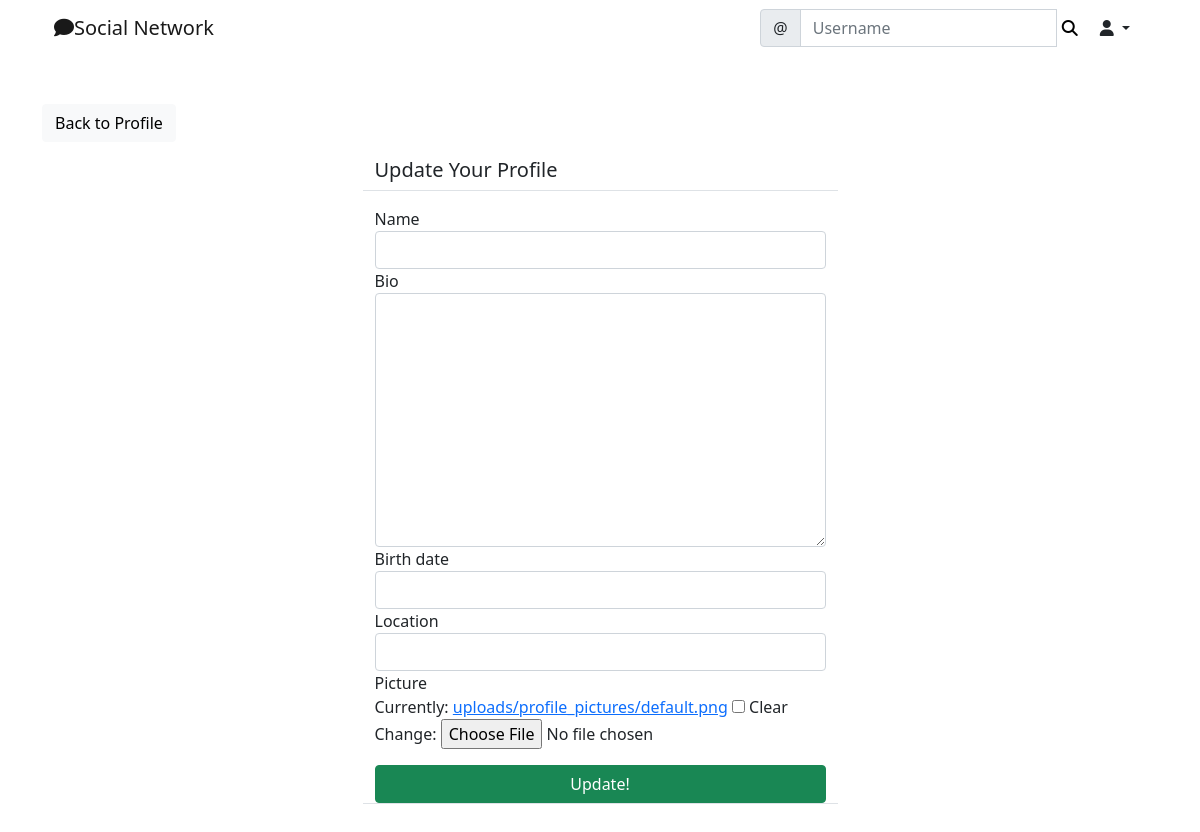
The app's page /social/profile/edit/3/ (signed in), older data.
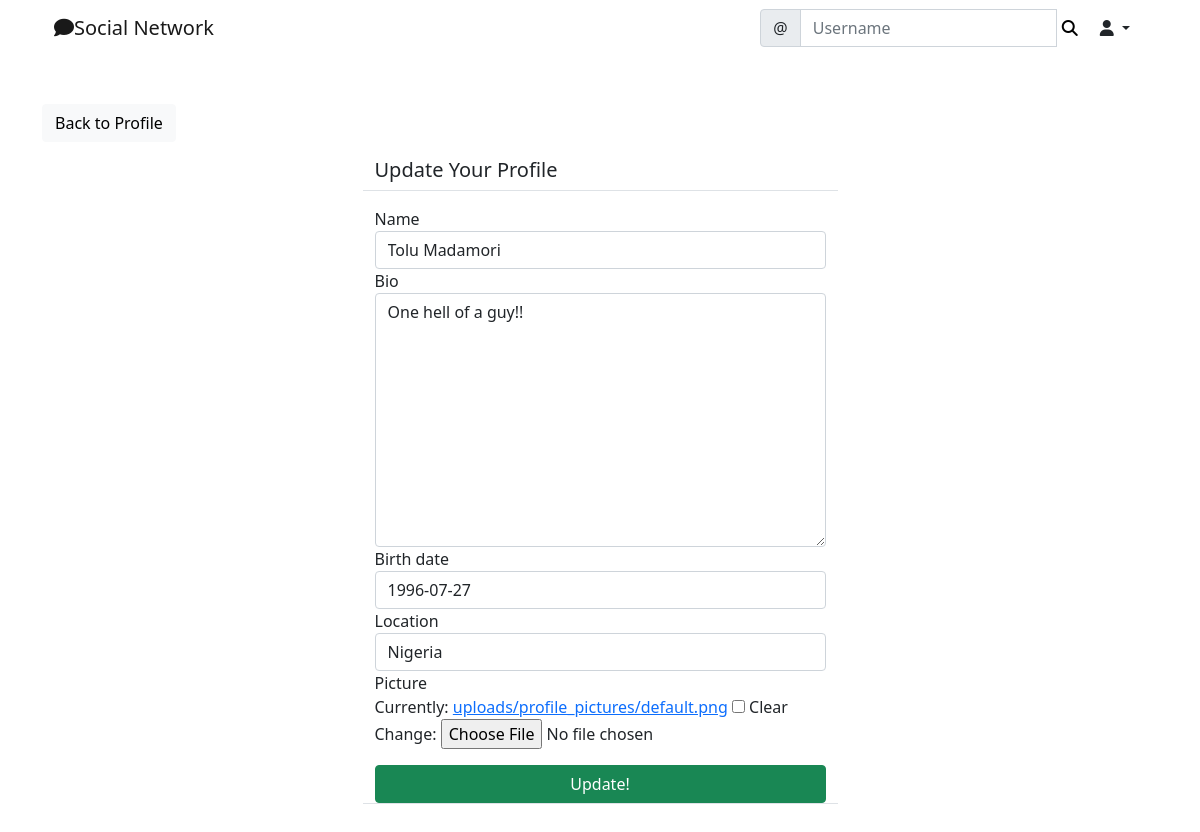
The same page, newer data.
### social/models.py (models this page shows)
class UserProfile(models.Model):
    user = models.OneToOneField(User, primary_key=True, verbose_name='user', related_name='profile', on_delete=models.CASCADE)
    name = models.CharField(max_length=30, blank=True, null=True)
    bio = models.TextField(max_length=500, blank=True, null=True)
    birth_date = models.DateField(blank=True, null=True)
    location = models.CharField(max_length=100, blank=True, null=True)
    picture = models.ImageField(upload_to='uploads/profile_pictures', default='uploads/profile_pictures/default.png', blank= True)
    followers = models.ManyToManyField(User, blank=True, related_name='followers')

### social/views.py (the view, shortened to what this page needs)
# urls.py: path('profile/edit/<int:pk>/', ProfileEditView.as_view(), name='profile-edit'),
class ProfileEditView(LoginRequiredMixin, UserPassesTestMixin, UpdateView):
    model = UserProfile
    fields = ['name', 'bio', 'birth_date', 'location', 'picture']
    template_name = 'social/profile_edit.html'
    def test_func(self):
        profile = self.get_object()
        return self.request.user == profile.user

### social/templates/social/profile_edit.html (shortened to what this page needs)
{% extends 'landing/base.html' %}
{% load crispy_forms_tags %}
{% block content %}
<div class="container">
    <div class="row mt-5">
        <div class="col-md-5 col-sm-6">
           <a href="{% url 'profile' object.pk %}" class="btn btn-light">Back to Profile</a>
        </div>
    </div>
    <div class="row justify-content-center mt-3">
        <div class="col-md-5 col-sm-12 border-bottom">
           <h5>Update Your Profile</h5>
        </div>
    </div>
    <div class="row justify-content-center mt-3 mb-5">
        <div class="col-md-5 col-sm-12 border-bottom">
           <form action="" method="POST" enctype="multipart/form-data">
               {{ form | crispy }}
               <div class="d-grid gap-2">
                   <button class="btn btn-success mt-3">Update!</button>
               </div>
           </form>
        </div>
    </div>
</div>
{% endblock content %}

Row changes from the older to the newer data that the page shows:
changed UserProfile: name (not shown) → "Tolu Madamori"; bio (not shown) → "One hell of a guy!!"; birth_date (not shown) → "1996-07-27"; location (not shown) → "Nigeria"
